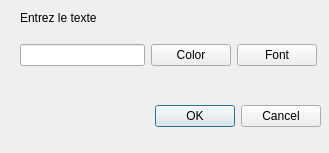
<?xml version="1.0" encoding="UTF-8"?>
<ui version="4.0">
 <class>TextDialog</class>
 <widget class="QDialog" name="TextDialog">
  <property name="geometry">
   <rect>
    <x>0</x>
    <y>0</y>
    <width>329</width>
    <height>153</height>
   </rect>
  </property>
  <property name="windowTitle">
   <string>Dialog</string>
  </property>
  <widget class="QDialogButtonBox" name="buttonBox">
   <property name="geometry">
    <rect>
     <x>20</x>
     <y>100</y>
     <width>301</width>
     <height>32</height>
    </rect>
   </property>
   <property name="orientation">
    <enum>Qt::Horizontal</enum>
   </property>
   <property name="standardButtons">
    <set>QDialogButtonBox::Cancel|QDialogButtonBox::Ok</set>
   </property>
  </widget>
  <widget class="QLabel" name="label">
   <property name="geometry">
    <rect>
     <x>20</x>
     <y>10</y>
     <width>121</width>
     <height>16</height>
    </rect>
   </property>
   <property name="text">
    <string>Entrez le texte</string>
   </property>
  </widget>
  <widget class="QWidget" name="horizontalLayoutWidget">
   <property name="geometry">
    <rect>
     <x>20</x>
     <y>30</y>
     <width>297</width>
     <height>51</height>
    </rect>
   </property>
   <layout class="QHBoxLayout" name="horizontalLayout_2">
    <item>
     <widget class="QLineEdit" name="lineEdit">
      <property name="sizePolicy">
       <sizepolicy hsizetype="Minimum" vsizetype="Fixed">
        <horstretch>0</horstretch>
        <verstretch>0</verstretch>
       </sizepolicy>
      </property>
     </widget>
    </item>
    <item>
     <widget class="QPushButton" name="pushButton_2">
      <property name="sizePolicy">
       <sizepolicy hsizetype="Maximum" vsizetype="Fixed">
        <horstretch>0</horstretch>
        <verstretch>0</verstretch>
       </sizepolicy>
      </property>
      <property name="text">
       <string>Color</string>
      </property>
     </widget>
    </item>
    <item>
     <widget class="QPushButton" name="pushButton">
      <property name="sizePolicy">
       <sizepolicy hsizetype="Maximum" vsizetype="Fixed">
        <horstretch>0</horstretch>
        <verstretch>0</verstretch>
       </sizepolicy>
      </property>
      <property name="text">
       <string>Font</string>
      </property>
     </widget>
    </item>
   </layout>
  </widget>
 </widget>
 <resources/>
 <connections>
  <connection>
   <sender>buttonBox</sender>
   <signal>accepted()</signal>
   <receiver>TextDialog</receiver>
   <slot>accept()</slot>
   <hints>
    <hint type="sourcelabel">
     <x>248</x>
     <y>254</y>
    </hint>
    <hint type="destinationlabel">
     <x>157</x>
     <y>274</y>
    </hint>
   </hints>
  </connection>
  <connection>
   <sender>buttonBox</sender>
   <signal>rejected()</signal>
   <receiver>TextDialog</receiver>
   <slot>reject()</slot>
   <hints>
    <hint type="sourcelabel">
     <x>316</x>
     <y>260</y>
    </hint>
    <hint type="destinationlabel">
     <x>286</x>
     <y>274</y>
    </hint>
   </hints>
  </connection>
 </connections>
</ui>
